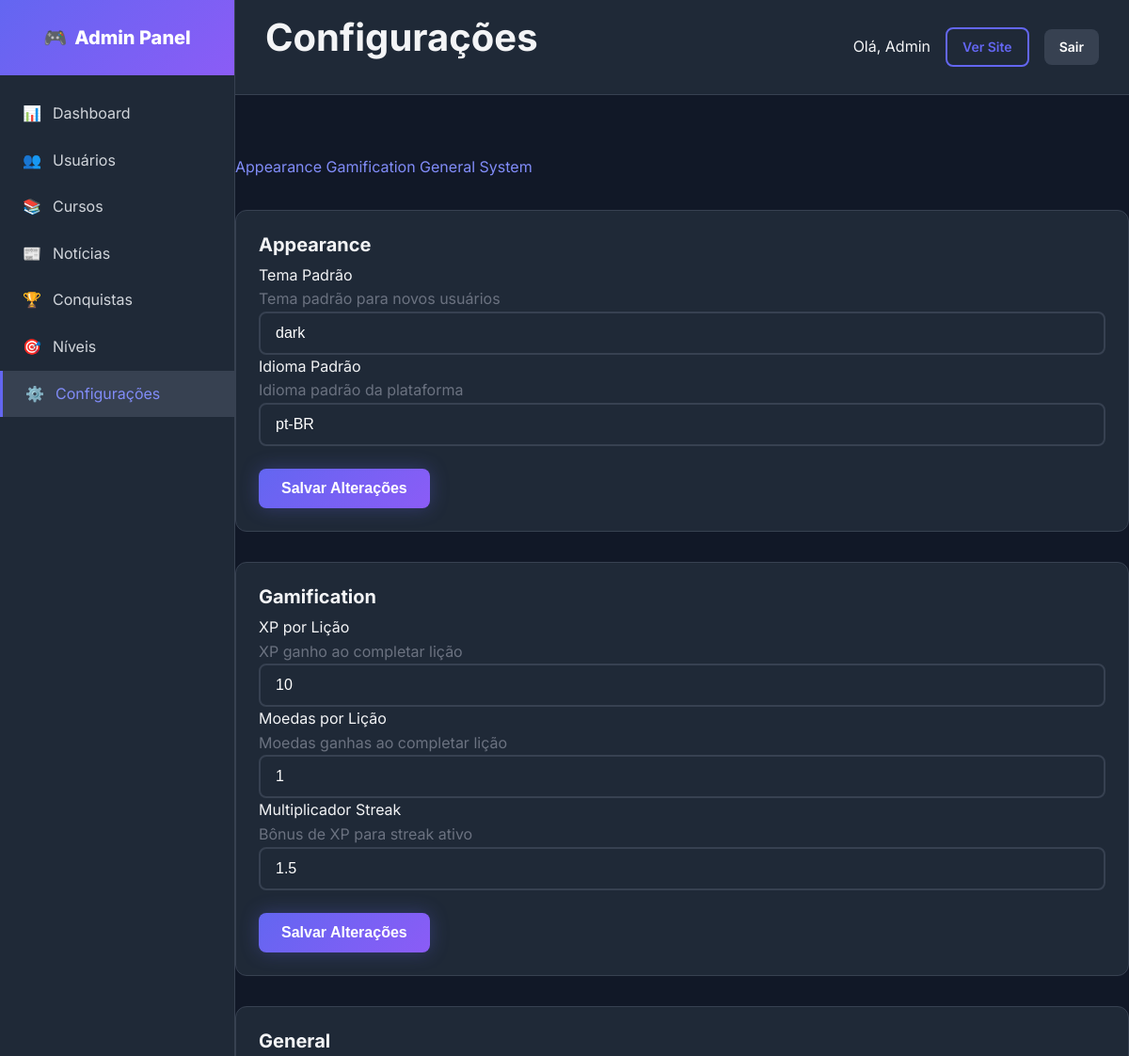
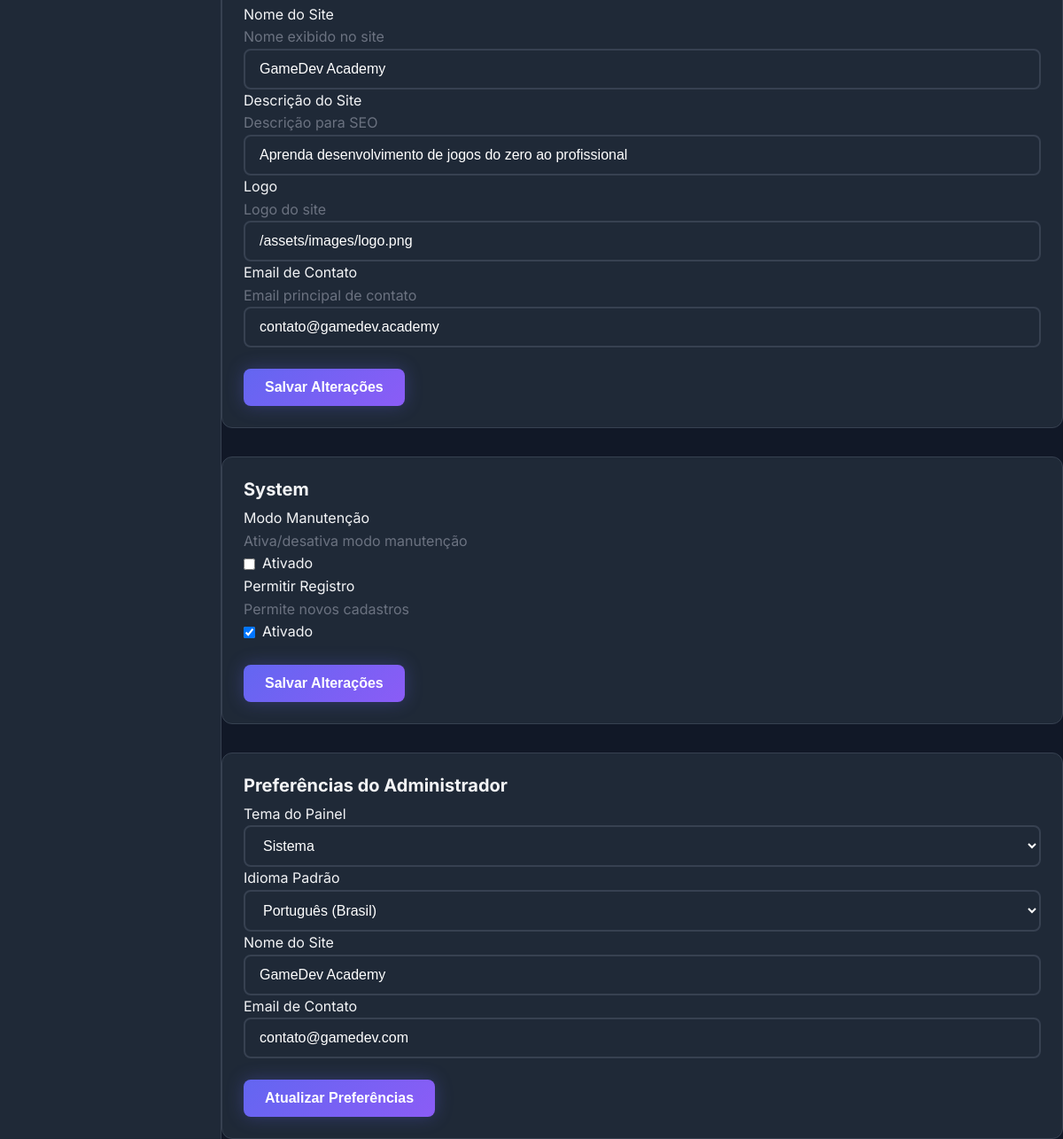
The page /admin/settings/settings.php (signed in) on the database its author committed (2 pictures, top to bottom).
### tables this page shows
CREATE TABLE `users` (
    `id`                        INT UNSIGNED       NOT NULL AUTO_INCREMENT,
    `name`                      VARCHAR(100)       NOT NULL                          COMMENT 'Nome de exibição',
    `full_name`                 VARCHAR(200)       DEFAULT NULL                      COMMENT 'Nome completo',
    `first_name`                VARCHAR(100)       DEFAULT NULL                      COMMENT 'Primeiro nome',
    `last_name`                 VARCHAR(100)       DEFAULT NULL                      COMMENT 'Sobrenome',
    `username`                  VARCHAR(50)        NOT NULL                          COMMENT 'Username único',
    `email`                     VARCHAR(150)       NOT NULL                          COMMENT 'Email único para login',
    `password`                  VARCHAR(255)       NOT NULL                          COMMENT 'Hash bcrypt da senha',
    `role`                      ENUM('student','instructor','admin','super_admin')
                                                   NOT NULL DEFAULT 'student'        COMMENT 'Papel do usuário',
    `avatar`                    VARCHAR(500)       DEFAULT NULL                      COMMENT 'URL da foto de perfil',
    `bio`                       TEXT               DEFAULT NULL                      COMMENT 'Biografia',
    `phone`                     VARCHAR(20)        DEFAULT NULL                      COMMENT 'Telefone com DDD',
    `website`                   VARCHAR(255)       DEFAULT NULL                      COMMENT 'Site pessoal',
    `social_github`             VARCHAR(255)       DEFAULT NULL,
    `social_linkedin`           VARCHAR(255)       DEFAULT NULL,
    `social_twitter`            VARCHAR(255)       DEFAULT NULL,
    `social_youtube`            VARCHAR(255)       DEFAULT NULL,
    `specialization`            VARCHAR(255)       DEFAULT NULL                      COMMENT 'Área de especialização',
    `total_points`              INT UNSIGNED       NOT NULL DEFAULT 0                COMMENT 'Cache pontos gamificação',
    `xp_total`                  INT UNSIGNED       NOT NULL DEFAULT 0                COMMENT 'XP total do usuário',
    `coins`                     INT UNSIGNED       NOT NULL DEFAULT 0                COMMENT 'Moedas do usuário',
    `level`                     INT UNSIGNED       NOT NULL DEFAULT 1                COMMENT 'Nível atual do usuário',
    `streak_days`               INT UNSIGNED       NOT NULL DEFAULT 0                COMMENT 'Dias seguidos de atividade',
    `last_activity`             DATE               DEFAULT NULL                      COMMENT 'Data da última atividade',
    `email_verified_at`         TIMESTAMP          NULL DEFAULT NULL,
    `email_verification_token`  VARCHAR(100)       DEFAULT NULL,
    `password_reset_token`      VARCHAR(100)       DEFAULT NULL,
    `password_reset_expires`    TIMESTAMP          NULL DEFAULT NULL,
    `two_factor_secret`         VARCHAR(255)       DEFAULT NULL,
    `two_factor_enabled`        TINYINT(1)         NOT NULL DEFAULT 0,
    `last_login_at`             TIMESTAMP          NULL DEFAULT NULL,
    `last_login_ip`             VARCHAR(45)        DEFAULT NULL,
    `is_active`                 TINYINT(1)         NOT NULL DEFAULT 1,
    `status`                    ENUM('active','inactive','banned','pending')
                                                   NOT NULL DEFAULT 'active'        COMMENT 'Status do usuário',
    `preferences`               JSON               DEFAULT NULL,
    `created_at`                TIMESTAMP          NOT NULL DEFAULT CURRENT_TIMESTAMP,
    `updated_at`                TIMESTAMP          NOT NULL DEFAULT CURRENT_TIMESTAMP ON UPDATE CURRENT_TIMESTAMP,

    PRIMARY KEY (`id`),
    UNIQUE KEY `uk_users_email` (`email`),
    UNIQUE KEY `uk_users_username` (`username`),
    KEY `idx_users_role` (`role`),
    KEY `idx_users_active` (`is_active`),
    KEY `idx_users_status` (`status`),
    KEY `idx_users_created` (`created_at`),
    KEY `idx_users_points` (`total_points` DESC)
);

CREATE TABLE `settings` (
    `id`              INT UNSIGNED     NOT NULL AUTO_INCREMENT,
    `setting_key`     VARCHAR(100)     NOT NULL,
    `setting_label`   VARCHAR(100)     DEFAULT NULL                    COMMENT 'Label para exibição',
    `setting_value`   LONGTEXT         DEFAULT NULL,
    `setting_type`    ENUM('string','number','boolean','json','html','text')
                                       NOT NULL DEFAULT 'string',
    `setting_group`   VARCHAR(50)      NOT NULL DEFAULT 'general',
    `description`     VARCHAR(255)     DEFAULT NULL,
    `is_public`       TINYINT(1)       NOT NULL DEFAULT 0,
    `updated_at`      TIMESTAMP        NOT NULL DEFAULT CURRENT_TIMESTAMP ON UPDATE CURRENT_TIMESTAMP,

    PRIMARY KEY (`id`),
    UNIQUE KEY `uk_settings_key` (`setting_key`),
    KEY `idx_settings_group` (`setting_group`)
);

### includes/functions.php (called while the page is built, shortened)
<?php
if (!function_exists('url')) {
    function url(string $path = ''): string {
        $baseUrl = defined('BASE_URL') ? BASE_URL : 'http://localhost/gamedev-academy/';
        return rtrim($baseUrl, '/') . '/' . ltrim($path, '/');
    }
}
if (!function_exists('asset')) {
    function asset(string $path): string {
        $path = ltrim($path, '/');
        $protocol = (!empty($_SERVER['HTTPS']) && $_SERVER['HTTPS'] === 'on') ? 'https://' : 'http://';
        $host = $_SERVER['HTTP_HOST'] ?? 'localhost';
        $scriptName = $_SERVER['SCRIPT_NAME'];
        $pathParts = explode('/', trim($scriptName, '/'));
        $projectFolder = $pathParts[0] ?? '';
        if (!empty($projectFolder) && $projectFolder !== 'index.php') {
            return $protocol . $host . '/' . $projectFolder . '/assets/' . $path;
        }
        return $protocol . $host . '/assets/' . $path;
    }
}
if (!function_exists('escape')) {
    function escape(?string $string): string {
        return htmlspecialchars($string, ENT_QUOTES | ENT_HTML5, 'UTF-8');
    }
}
?>

### classes/Database.php (called while the page is built, shortened)
<?php
class Database {
    private static $instance = null;
    private $pdo;
    private function __construct() {
        try {
            $dsn = "mysql:host=" . DB_HOST . ";dbname=" . DB_NAME . ";charset=" . DB_CHARSET;
            $options = [
                PDO::ATTR_ERRMODE => PDO::ERRMODE_EXCEPTION,
                PDO::ATTR_DEFAULT_FETCH_MODE => PDO::FETCH_ASSOC,
                PDO::ATTR_EMULATE_PREPARES => false,
            ];
            $this->pdo = new PDO($dsn, DB_USER, DB_PASS, $options);
        } catch (PDOException $e) {
            die("Erro de conexão: " . $e->getMessage());
        }
    }
    public static function getInstance(): self {
        if (self::$instance === null) {
            self::$instance = new self();
        }
        return self::$instance;
    }
    public function query(string $sql, array $params = []): PDOStatement {
        $stmt = $this->pdo->prepare($sql);
        $stmt->execute($params);
        return $stmt;
    }
    public function fetch(string $sql, array $params = []): ?array {
        return $this->query($sql, $params)->fetch() ?: null;
    }
    public function fetchAll(string $sql, array $params = []): array {
        return $this->query($sql, $params)->fetchAll();
    }
}

### classes/Auth.php (called while the page is built, shortened)
<?php
require_once __DIR__ . '/Database.php';
require_once __DIR__ . '/User.php';
class Auth {
    private $user;
    public function __construct() {
        $this->user = new User();
    }
    public function isLoggedIn(): bool {
        if (isset($_SESSION['user_id'])) {
            return true;
        }
        return false;
    }
    public function getCurrentUser(): ?array {
        return $this->user->find($_SESSION['user_id']);
    }
}

### classes/User.php (called while the page is built, shortened)
<?php
class User {
    private $db;
    public function __construct() {
        $this->db = Database::getInstance();
    }
    public function find(int $id): ?array {
        return $this->db->fetch("SELECT * FROM users WHERE id = ?", [$id]);
    }
}

### admin/settings/settings.php (the view, shortened to what this page needs)
<?php
$pageTitle = 'Configurações';
include '../includes/header.php';
$db = Database::getInstance();
$categories = $db->fetchAll("SELECT DISTINCT setting_group FROM settings ORDER BY setting_group ASC");
$settingsByCategory = [];
foreach ($categories as $cat) {
    $c = $cat['setting_group'];
    $settingsByCategory[$c] = $db->fetchAll("SELECT * FROM settings WHERE setting_group = ? ORDER BY id ASC, setting_key ASC", [$c]);
}
?>
<div class="tabs">
    <?php foreach ($settingsByCategory as $group => $items): ?>
        <a class="tab" href="#<?= escape($group) ?>"><?= ucfirst($group) ?></a>
    <?php endforeach; ?>
</div>
<?php foreach ($settingsByCategory as $group => $items): ?>
<section id="<?= escape($group) ?>" class="card mt-4">
    <div class="card-body">
        <h3 class="card-title"><?= ucfirst($group) ?></h3>
        <form method="POST">
            <div class="settings-grid">
                <?php foreach ($items as $s): ?>
                <div class="setting-item">
                    <label class="setting-label">
                        <?= escape($s['setting_label'] ?? $s['setting_key']) ?>
                        <?php if (!empty($s['description'])): ?>
                            <div class="text-muted"><?= escape($s['description']) ?></div>
                        <?php endif; ?>
                    </label>
                    <div class="setting-control">
                        <?php
                        $name = "settings[{$s['setting_key']}]";
                        $value = $s['setting_value'];
                        switch ($s['setting_type']) {
                            case 'boolean':
                                echo '<label class="d-flex align-center gap-1">';
                                echo '<input type="checkbox" name="' . $name . '" ' . ($value == '1' ? 'checked' : '') . '>';
                                echo ' Ativado';
                                echo '</label>';
                                break;
                            default:
                                echo '<input type="text" name="' . $name . '" class="form-control" value="' . escape($value) . '">';
                        }
                        ?>
                    </div>
                </div>
                <?php endforeach; ?>
            </div>
            <div class="mt-3">
                <button class="btn btn-primary" type="submit">Salvar Alterações</button>
            </div>
        </form>
    </div>
</section>
<?php endforeach; ?>
<section class="card mt-4">
    <div class="card-body">
        <h3 class="card-title">Preferências do Administrador</h3>
        <form method="POST" action="<?= url('admin/settings/settings.php') ?>">
            <div class="grid-cols-2 gap-2">
                <label>Tema do Painel
                    <select name="settings[default_theme]" class="form-control">
                        <option value="system">Sistema</option>
                    </select>
                </label>
                <label>Idioma Padrão
                    <select name="settings[default_language]" class="form-control">
                        <option value="pt-BR">Português (Brasil)</option>
                    </select>
                </label>
                <label>Nome do Site
                    <input type="text" name="settings[site_name]" class="form-control" value="<?= escape(SITE_NAME) ?>">
                </label>
                <label>Email de Contato
                    <input type="email" name="settings[contact_email]" class="form-control" value="<?= escape(SITE_EMAIL) ?>">
                </label>
            </div>
            <div class="mt-3">
                <button class="btn btn-primary" type="submit">Atualizar Preferências</button>
            </div>
        </form>
    </div>
</section>
<?php include '../includes/footer.php'; ?>

### admin/includes/header.php (shortened to what this page needs)
<?php
require_once __DIR__ . '/../../config/database.php';
require_once __DIR__ . '/../../classes/Database.php';
require_once __DIR__ . '/../../classes/User.php';
require_once __DIR__ . '/../../classes/Auth.php';
require_once __DIR__ . '/../../classes/News.php';
require_once __DIR__ . '/../../includes/functions.php';
require_once __DIR__ . '/../../includes/editorjs-loader.php';
$auth = new Auth();
$auth->requireAdmin();
$currentUser = $auth->getCurrentUser();
?>
<!DOCTYPE html>
<html lang="pt-BR">
<head>
    <link rel="stylesheet" href="<?= asset('css/main.css') ?>">
    <link rel="stylesheet" href="<?= asset('css/admin.css') ?>">
<?php
    if (class_exists('EditorJSLoader')) {
        EditorJSLoader::renderStyles();
    }
?>
</head>
<body>
    <div class="admin-layout">
        <?php include __DIR__ . '/sidebar.php'; ?>
        <main class="admin-main">
            <div class="admin-header">
                <h1><?= $pageTitle ?? 'Dashboard' ?></h1>
                <div class="d-flex align-center gap-2">
                    <span>Olá, <?= escape($currentUser['name']) ?></span>
                    <a href="<?= url() ?>" class="btn btn-sm btn-outline">Ver Site</a>
                    <a href="<?= url('logout.php') ?>" class="btn btn-sm btn-secondary">Sair</a>
                </div>
            </div>
            <div class="admin-content"></div>

### rows shown on the page
users: name "Admin"
settings: setting_label "Tema Padrão", description "Tema padrão para novos usuários", setting_value "dark"
settings: setting_label "Idioma Padrão", description "Idioma padrão da plataforma", setting_value "pt-BR"
settings: setting_label "XP por Lição", description "XP ganho ao completar lição", setting_value "10"
settings: setting_label "Moedas por Lição", description "Moedas ganhas ao completar lição", setting_value "1"
settings: setting_label "Multiplicador Streak", description "Bônus de XP para streak ativo", setting_value "1.5"
settings: setting_label "Nome do Site", description "Nome exibido no site", setting_value "GameDev Academy"
settings: setting_label "Descrição do Site", description "Descrição para SEO", setting_value "Aprenda desenvolvimento de jogos do zero ao profissional"
settings: setting_label "Logo", description "Logo do site", setting_value "/assets/images/logo.png"
settings: setting_label "Email de Contato", description "Email principal de contato", setting_value "contato@gamedev.academy"
settings: setting_label "Modo Manutenção", description "Ativa/desativa modo manutenção"
settings: setting_label "Permitir Registro", description "Permite novos cadastros", setting_value "☑"

### other values the page prints
$pageTitle "Configurações"
$group "Appearance"
$group "Gamification"
$group "General"
$group "System"
